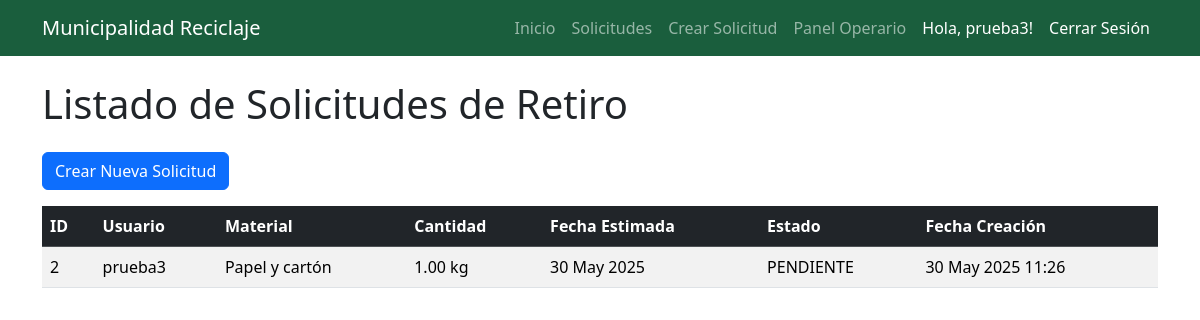
The page /solicitudes/ (signed in) on the database its author committed.
### solicitudes/models.py (models this page shows, shortened)
class SolicitudDeRetiro(models.Model):
    ESTADOS_SOLICITUD = [
        ('PENDIENTE', 'Pendiente'),
        ('ASIGNADA', 'Asignada a Operario'),
        ('COMPLETADA', 'Completada'),
        ('RECHAZADA', 'Rechazada'),
    ]
    usuario = models.ForeignKey(User, on_delete=models.CASCADE, related_name='solicitudes_creadas')
    material = models.ForeignKey(Material, on_delete=models.PROTECT)
    cantidad_estimada = models.DecimalField(max_digits=5, decimal_places=2)
    fecha_solicitud = models.DateTimeField(auto_now_add=True)
    fecha_retiro_estimada = models.DateField(null=True, blank=True)
    direccion = models.CharField(max_length=255)
    estado = models.CharField(max_length=10, choices=ESTADOS_SOLICITUD, default='PENDIENTE')
    operario_asignado = models.ForeignKey(User, on_delete=models.SET_NULL, null=True, blank=True, related_name='solicitudes_asignadas')
    comentarios_operario = models.TextField(blank=True, null=True)
    class Meta:
        verbose_name_plural = "Solicitudes de Retiro"
        ordering = ['-fecha_solicitud']

class Material(models.Model):
    codigo = models.CharField(max_length=10, unique=True)
    nombre = models.CharField(max_length=100)
    descripcion = models.TextField()
    class Meta:
        verbose_name_plural = "Materiales"

### solicitudes/views.py (the view)
# urls.py: path('', views.index, name='index'),
@login_required
def index(request):
    solicitudes = SolicitudDeRetiro.objects.filter(usuario=request.user).order_by('-fecha_solicitud')
    materiales = Material.objects.all()
    context = {
        'solicitudes': solicitudes,
        'materiales': materiales
    }
    return render(request, 'index.html', context)

### solicitudes/context_processors.py (called while the page is built)
def roles_context(request):
    es_operario = False
    es_administrador_custom = False
    if request.user.is_authenticated:
        if request.user.is_superuser:
            es_operario = True
            es_administrador_custom = True
        elif request.user.is_staff and request.user.groups.filter(name='Operarios').exists():
            es_operario = True
    return {
        'es_operario': es_operario,
        'es_administrador_custom': es_administrador_custom,
    }

### solicitudes/templates/index.html (shortened to what this page needs)
{% extends 'base.html' %}
{% block content %}
    <div class="container mt-4">
        <h1 class="mb-4">Listado de Solicitudes de Retiro</h1>
        <div class="mt-4">
            <a href="{% url 'solicitudes:crear_solicitud' %}" class="btn btn-primary mb-3">Crear Nueva Solicitud</a>
        </div>
        {% if solicitudes %}
            <div class="table-responsive">
                <table class="table table-striped table-hover">
                    <thead class="table-dark">
                        <tr>
                            <th>ID</th>
                            <th>Usuario</th>
                            <th>Material</th>
                            <th>Cantidad</th>
                            <th>Fecha Estimada</th>
                            <th>Estado</th>
                            <th>Fecha Creación</th>
                        </tr>
                    </thead>
                    <tbody>
                        {% for solicitud in solicitudes %}
                            <tr>
                                <td>{{ solicitud.id }}</td>
                                <td>{{ solicitud.usuario.username }}</td>
                                <td>{{ solicitud.material.nombre }}</td>
                                <td>{{ solicitud.cantidad_estimada }} kg</td>
                                <td>{{ solicitud.fecha_retiro_estimada|date:"d M Y" }}</td>
                                <td>{{ solicitud.estado }}</td>
                                <td>{{ solicitud.fecha_solicitud|date:"d M Y H:i" }}</td>
                            </tr>
                        {% endfor %}
                    </tbody>
                </table>
            </div>
        {% else %}
            <div class="alert alert-info" role="alert">
                No hay solicitudes de retiro registradas aún.
            </div>
        {% endif %}
    </div>
{% endblock %}

### templates/base.html (shortened to what this page needs)
{% load static %}
<!DOCTYPE html>
<html lang="es">
<head>
    <link href="https://cdn.jsdelivr.net/npm/bootstrap@5.3.3/dist/css/bootstrap.min.css" rel="stylesheet">
    <link rel="stylesheet" href="https://cdnjs.cloudflare.com/ajax/libs/font-awesome/6.5.2/css/all.min.css" />
    <link rel="stylesheet" href="{% static 'styles.css' %}">
</head>
<body>
    <nav class="navbar navbar-expand-lg navbar-dark navbar-custom-green sticky-top">
        <div class="container">
            <a class="navbar-brand" href="{% url 'core:home' %}">Municipalidad Reciclaje</a>
            <div class="collapse navbar-collapse" id="navbarNav">
                <ul class="navbar-nav ms-auto">
                    <li class="nav-item">
                        <a class="nav-link" href="{% url 'core:home' %}">Inicio</a>
                    </li>
                    <li class="nav-item">
                        <a class="nav-link" href="{% url 'solicitudes:index' %}">Solicitudes</a>
                    </li>
                    {% if user.is_authenticated %}
                        <li class="nav-item">
                            <a class="nav-link" href="{% url 'solicitudes:crear_solicitud' %}">Crear Solicitud</a>
                        </li>
                        {% if es_operario %}
                        <li class="nav-item">
                            <a class="nav-link" href="{% url 'solicitudes:dashboard_operario' %}">Panel Operario</a>
                        </li>
                        {% endif %}
                        <li class="nav-item">
                            <span class="nav-link text-white">Hola, {{ user.username }}!</span>
                        </li>
                        <li class="nav-item">
                            <form action="{% url 'logout' %}" method="post" style="display: inline;">
                                <button type="submit" class="nav-link btn btn-link text-white" style="text-decoration: none;">Cerrar Sesión</button>
                            </form>
                        </li>
                    {% endif %}
                </ul>
            </div>
        </div>
    </nav>
    {% block content %}
    {% endblock %}
</body>
</html>

### static/styles.css (style rules this page uses)
.navbar-custom-green { background-color: #1a5e3d; }

### rows shown on the page
SolicitudDeRetiro: id "2", usuario.username "prueba3", material.nombre "Papel y cartón", cantidad_estimada "1.00", fecha_retiro_estimada "30 May 2025", estado "PENDIENTE", fecha_solicitud "30 May 2025 11:26"

### other values the page prints
{{ user.username }} "prueba3"
